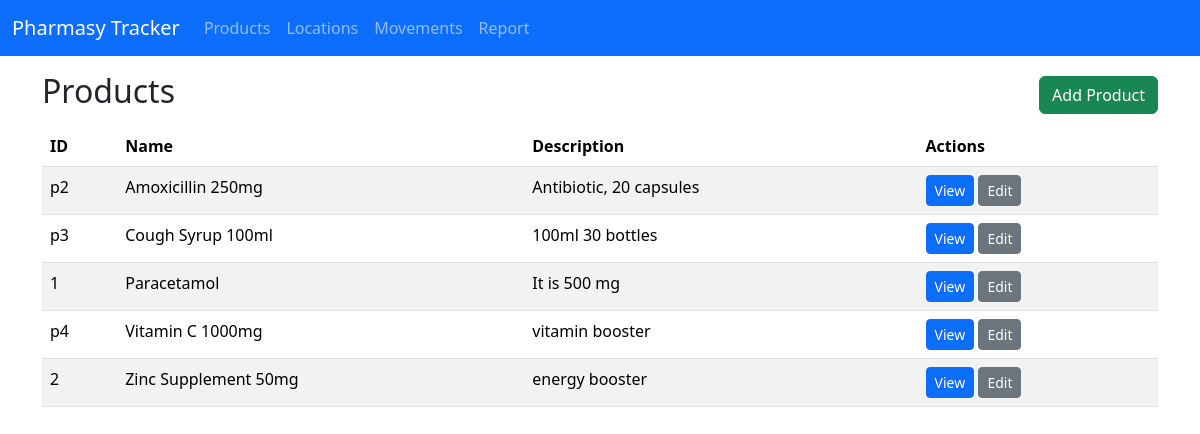
Page /products on the committed database.
### app.py (models this page shows)
class Product(db.Model):
    product_id = db.Column(db.String, primary_key=True)
    name = db.Column(db.String, nullable=False)
    description = db.Column(db.String)

### app.py (the view)
@app.route('/products')
def products():
    prods = Product.query.order_by(Product.name).all()
    return render_template('products.html', products=prods)

### app.py (called while the page is built)
@app.before_request
def run_initialization_once():
    global initialization_done
    if not initialization_done:
        db.create_all()
        seed_data()  # <---- Auto seed when DB is first created
        initialization_done = True

### templates/products.html
{% extends "base.html" %}
{% block content %}
<div class="d-flex justify-content-between align-items-center mb-2">
  <h2>Products</h2>
  <a class="btn btn-success" href="{{ url_for('add_product') }}">Add Product</a>
</div>
<table class="table table-striped">
  <thead><tr><th>ID</th><th>Name</th><th>Description</th><th>Actions</th></tr></thead>
  <tbody>
    {% for p in products %}
    <tr>
      <td>{{ p.product_id }}</td>
      <td>{{ p.name }}</td>
      <td>{{ p.description }}</td>
      <td>
        <a class="btn btn-sm btn-primary" href="{{ url_for('view_product', product_id=p.product_id) }}">View</a>
        <a class="btn btn-sm btn-secondary" href="{{ url_for('edit_product', product_id=p.product_id) }}">Edit</a>
      </td>
    </tr>
    {% endfor %}
  </tbody>
</table>
{% endblock %}

### templates/base.html (shortened to what this page needs)
<!doctype html>
<html lang="en">
  <head>
    <link href="https://cdn.jsdelivr.net/npm/bootstrap@5.3.2/dist/css/bootstrap.min.css" rel="stylesheet">
  </head>
  <body>
  <nav class="navbar navbar-expand-lg navbar-dark bg-primary mb-3">
    <div class="container-fluid">
      <a class="navbar-brand" href="{{ url_for('index') }}">Pharmasy Tracker</a>
      <div class="collapse navbar-collapse">
        <ul class="navbar-nav me-auto">
          <li class="nav-item"><a class="nav-link" href="{{ url_for('products') }}">Products</a></li>
          <li class="nav-item"><a class="nav-link" href="{{ url_for('locations') }}">Locations</a></li>
          <li class="nav-item"><a class="nav-link" href="{{ url_for('movements') }}">Movements</a></li>
          <li class="nav-item"><a class="nav-link" href="{{ url_for('report') }}">Report</a></li>
        </ul>
      </div>
    </div>
  </nav>
  <div class="container">
    {% block content %}{% endblock %}
  </div>
  </body>
</html>

### rows in the picture
Product: product_id "p2", name "Amoxicillin 250mg", description "Antibiotic, 20 capsules"
Product: product_id "p3", name "Cough Syrup 100ml", description "100ml 30 bottles"
Product: product_id "1", name "Paracetamol", description "It is 500 mg"
Product: product_id "p4", name "Vitamin C 1000mg", description "vitamin booster"
Product: product_id "2", name "Zinc Supplement 50mg", description "energy booster"
